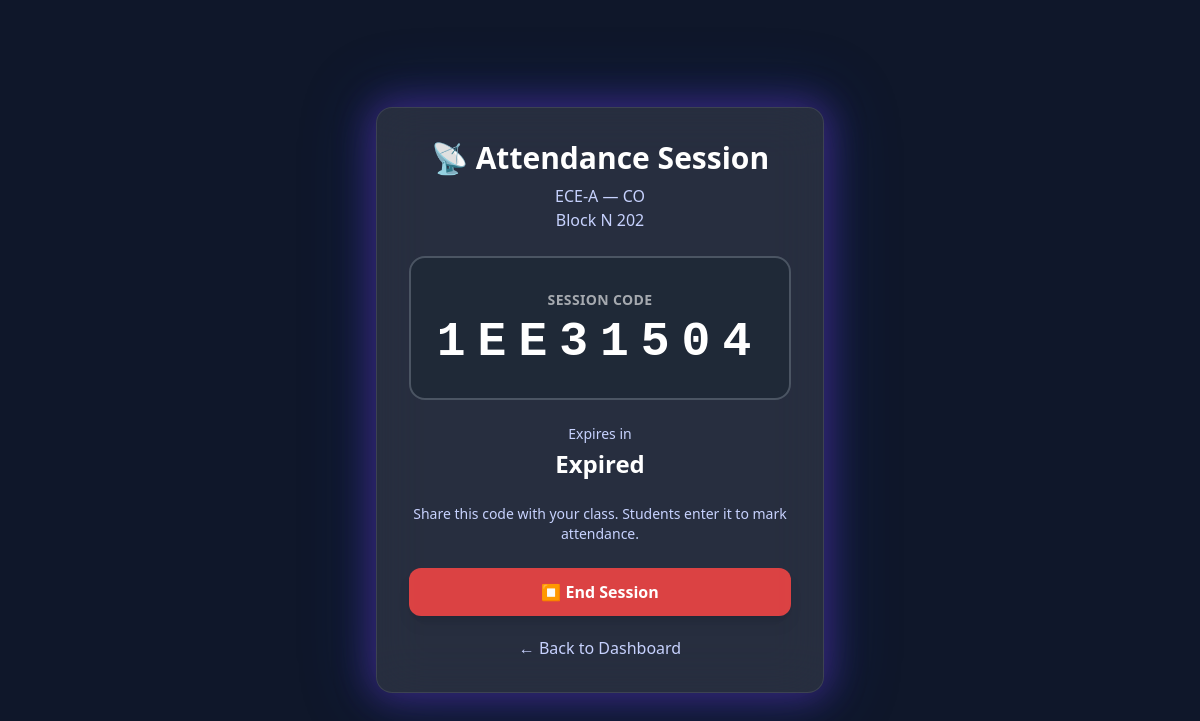
/teacher/session/1EE31504/ (signed in), run on the app's committed database.
### attendance/models.py (models this page shows, shortened)
class ClassSession(models.Model):
    teacher = models.ForeignKey(
        "auth.User",
        on_delete=models.CASCADE
    )
    class_name = models.CharField(
        max_length=100
    )
    subject = models.CharField(
        max_length=100,
        blank=True
    )
    room = models.CharField(
        max_length=100,
        blank=True
    )
    session_code = models.CharField(
        max_length=20,
        unique=True
    )
    started_at = models.DateTimeField(
        auto_now_add=True
    )
    expires_at = models.DateTimeField()
    is_active = models.BooleanField(
        default=True
    )

### attendance/views.py (the view)
# urls.py: path("teacher/session/<str:session_code>/", views.view_class_session, name="view_class_session"),
@login_required
def view_class_session(request, session_code):
    session = get_object_or_404(
        ClassSession, session_code=session_code, teacher=request.user
    )
    return render(request, "attendance/class_session.html", {
        "session": session,
    })

### attendance/templates/attendance/class_session.html (shortened to what this page needs)
<!doctype html>
<html lang="en">
<head>
    <script src="https://cdn.tailwindcss.com"></script>
</head>
<body class="min-h-screen flex items-center justify-center p-6">
    <div class="card-glow bg-white/10 backdrop-blur-xl border border-white/10 rounded-2xl p-8 max-w-md w-full text-center">
        <h1 class="text-3xl font-bold text-white mb-2">
            📡 Attendance Session
        </h1>
        <p class="text-indigo-200 mb-6">
            {{ session.class_name }}{% if session.subject %} — {{ session.subject }}{% endif %}
            {% if session.room %}<br>{{ session.room }}{% endif %}
        </p>
        <div class="bg-gray-800 border-2 border-gray-600 rounded-2xl py-8 px-6 mb-6">
            <p class="text-white/60 text-sm font-semibold mb-2 tracking-wide">SESSION CODE</p>
            <p class="code-display text-5xl font-bold text-white">
                {{ session.session_code }}
            </p>
        </div>
        <div class="mb-6">
            <p class="text-indigo-200 text-sm mb-1">Expires in</p>
            <p id="countdown" class="text-2xl font-bold text-white">--:--</p>
        </div>
        <p class="text-indigo-200 text-sm mb-6">
            Share this code with your class. Students enter it to mark attendance.
        </p>
        <form method="post" action="/teacher/end-session/">
            <button type="submit"
                    class="w-full bg-red-500/90 hover:bg-red-500 text-white font-bold py-3 px-6 rounded-xl transition shadow-lg">
                ⏹ End Session
            </button>
        </form>
        <a href="/teacher/dashboard/"
           class="block mt-5 text-indigo-200 hover:text-white text-center">
            ← Back to Dashboard
        </a>
    </div>
</body>
</html>

### attendance/templates/attendance/class_session.html (style rules this page uses)
body { background: #0f172a; min-height: 100vh; }
.code-display { letter-spacing: 0.25em; font-family: 'Courier New', monospace; }
.card-glow { box-shadow: 0 0 35px 6px rgba(124, 58, 237, 0.35), 0 0 65px 12px rgba(30, 64, 175, 0.25); }

### data on the page
ClassSession: class_name "ECE-A", subject "CO", room "Block N 202", session_code "1EE31504"
